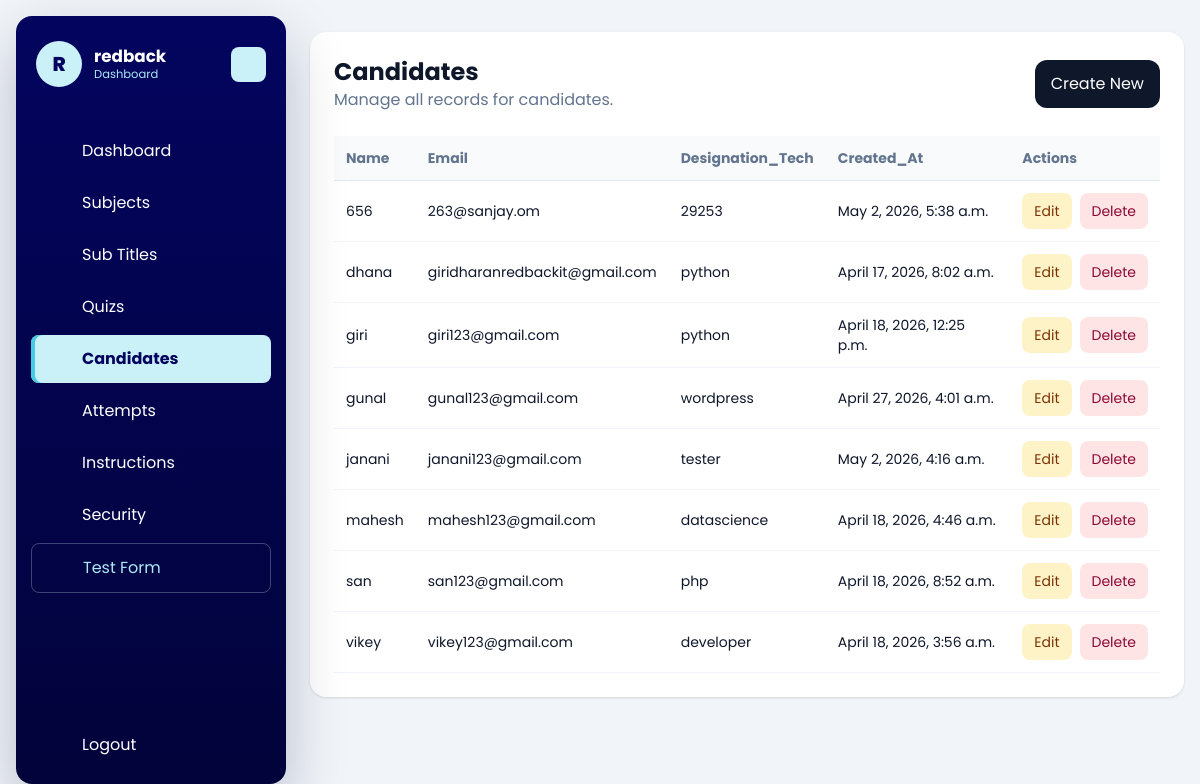
The page /dashboard/candidates/ (signed in) on the database as committed earlier.
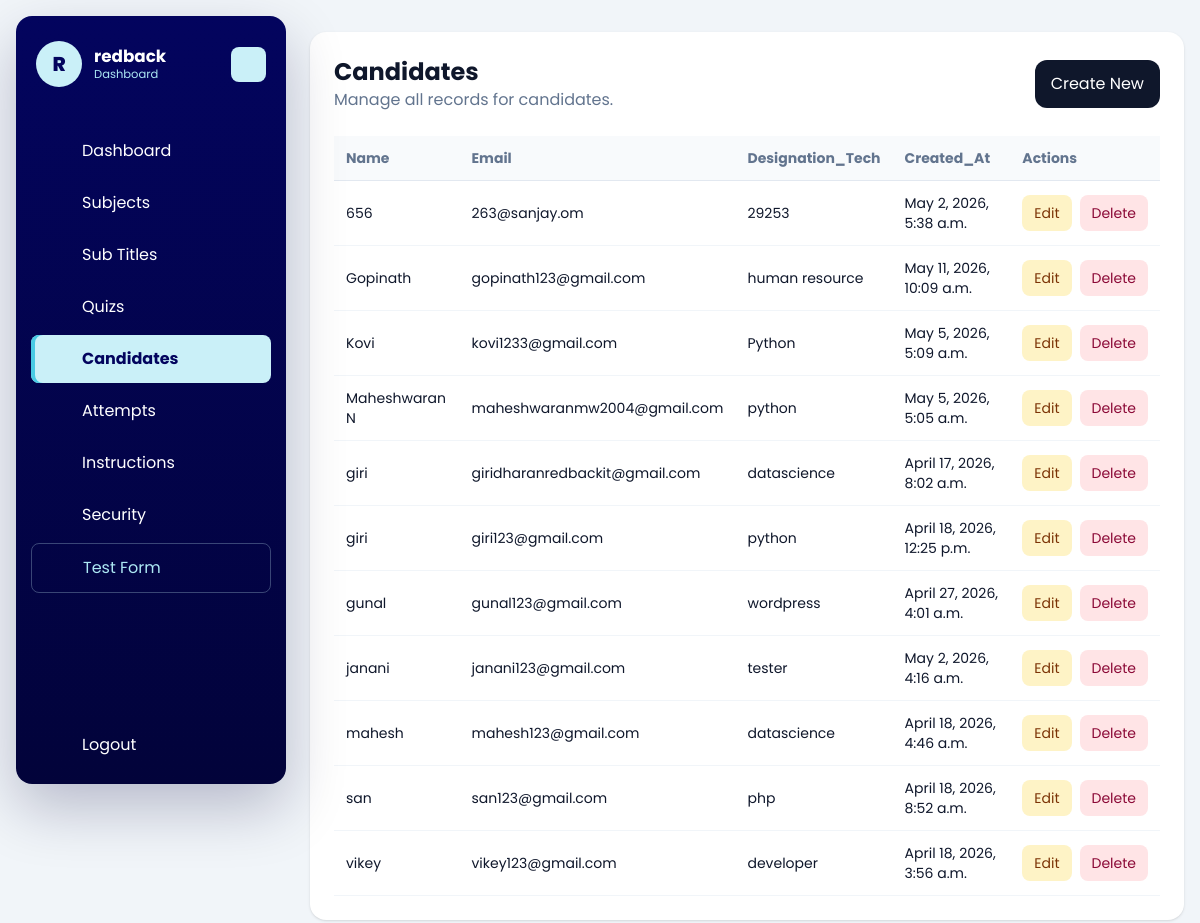
The same page on the database as committed later.
### dashboard/models.py (models this page shows, shortened)
class Company(models.Model):
    name = models.CharField(max_length=150)
    image = models.ImageField(upload_to='company/', blank=True, null=True)
    email = models.EmailField(unique=True)
    password = models.CharField(max_length=128)
    is_active = models.BooleanField(default=True)
    test_instructions = models.TextField(
        default=DEFAULT_TEST_INSTRUCTIONS,
        blank=True,
        help_text='Instructions shown to candidates in the online test instructions drawer.',
    )
    allow_full_screen_lock = models.BooleanField(default=False)
    allow_pause_lock = models.BooleanField(default=False)
    allow_tab_switch_guard = models.BooleanField(default=False)
    allow_copy_paste_block = models.BooleanField(default=False)
    allow_right_click_disable = models.BooleanField(default=False)
    full_screen_lock = models.BooleanField(default=False)
    pause_lock = models.BooleanField(default=False)
    tab_switch_guard_enabled = models.BooleanField(default=False)
    copy_paste_block_enabled = models.BooleanField(default=False)
    right_click_disable_enabled = models.BooleanField(default=False)
    max_violation_warnings = models.PositiveIntegerField(default=3)
    exam_control_password = models.CharField(max_length=128, blank=True)
    created_at = models.DateTimeField(auto_now_add=True)
    updated_at = models.DateTimeField(auto_now=True)
    class Meta:
        ordering = ['name']
        verbose_name_plural = 'Companies'

### quiz/models.py (models this page shows, shortened)
class Candidate(models.Model):
    name = models.CharField(max_length=150)
    email = models.EmailField()
    designation_tech = models.CharField(max_length=150)
    created_at = models.DateTimeField(auto_now_add=True)
    class Meta:
        ordering = ['name']

### dashboard/views.py (the view)
# urls.py: path('candidates/', views.candidate_list, name='candidate_list'),
@company_login_required
def candidate_list(request):
    queryset = Candidate.objects.all()
    return render_crud_list(
        request,
        queryset=queryset,
        title='Candidates',
        create_url='dashboard:candidate_create',
        edit_url_name='dashboard:candidate_update',
        delete_url_name='dashboard:candidate_delete',
        fields=['name', 'email', 'designation_tech', 'created_at'],
    )

### dashboard/templatetags/dashboard_extras.py (called while the page is built)
@register.filter
def getattribute(obj, attr_name):
    return getattr(obj, attr_name)

### dashboard/views.py (called while the page is built)
def get_logged_in_company(request):
    company_id = request.session.get('company_id')
    if not company_id:
        return None
    return Company.objects.filter(id=company_id, is_active=True).first()

def company_login_required(view_func):
    @wraps(view_func)
    def wrapper(request, *args, **kwargs):
        company = get_logged_in_company(request)
        if not company:
            return redirect(f"{reverse('dashboard:login')}?next={request.path}")
        request.company = company
        return view_func(request, *args, **kwargs)
    return wrapper

def render_crud_list(request, *, queryset, title, create_url, edit_url_name, delete_url_name, fields):
    context = {
        'title': title,
        'objects': queryset,
        'create_url': create_url,
        'edit_url_name': edit_url_name,
        'delete_url_name': delete_url_name,
        'fields': fields,
    }
    return render(request, 'dashboard/crud_list.html', context)

### templates/dashboard/crud_list.html (shortened to what this page needs)
{% extends "base.html" %}
{% load dashboard_extras %}
{% block content %}
{% include 'dashboard/header.html' %}
<section class="rounded-2xl bg-white p-6 shadow-sm">
    <div class="mb-6 flex flex-col gap-3 sm:flex-row sm:items-center sm:justify-between">
        <div>
            <h1 class="text-2xl font-bold">{{ title }}</h1>
            <p class="text-slate-500">Manage all records for {{ title|lower }}.</p>
        </div>
        <a href="{% url create_url %}" class="rounded-xl bg-slate-900 px-4 py-3 text-white">Create New</a>
    </div>
    <div class="overflow-x-auto">
        <table class="min-w-full text-left text-sm">
            <thead class="border-b border-slate-200 bg-slate-50 text-slate-500">
                <tr>
                    {% for field in fields %}
                        <th class="px-3 py-3">{{ field|title }}</th>
                    {% endfor %}
                    <th class="px-3 py-3">Actions</th>
                </tr>
            </thead>
            <tbody>
                {% for object in objects %}
                    <tr class="border-b border-slate-100">
                        {% for field in fields %}
                            <td class="px-3 py-3">{{ object|getattribute:field }}</td>
                        {% endfor %}
                        <td class="px-3 py-3">
                            <div class="flex gap-2">
                                <a href="{% url edit_url_name object.pk %}" class="rounded-lg bg-amber-100 px-3 py-2 text-amber-900">Edit</a>
                                <a href="{% url delete_url_name object.pk %}" class="rounded-lg bg-rose-100 px-3 py-2 text-rose-900">Delete</a>
                            </div>
                        </td>
                    </tr>
                {% empty %}
                    <tr>
                        <td colspan="{{ fields|length|add:1 }}" class="px-3 py-8 text-center text-slate-500">
                            No records found.
                        </td>
                    </tr>
                {% endfor %}
            </tbody>
        </table>
    </div>
</section>
{% endblock %}

### templates/base.html (shortened to what this page needs)
{% load static %}
<!DOCTYPE html>
<html lang="en">
<head>
    <link rel="stylesheet" href="{% static 'css/tailwind-build.css' %}">
</head>
<body class="min-h-screen bg-slate-100 text-slate-900" style="font-family: 'Poppins', sans-serif;">
    <div class="min-h-screen">
        <main class="mx-auto max-w-7xl px-4 py-8">
            {% block content %}{% endblock %}
        </main>
    </div>
</body>
</html>

### templates/dashboard/header.html (shortened to what this page needs)
<aside class="dashboard-sidebar" data-dashboard-sidebar>
    <header class="dashboard-sidebar-header">
        <a href="/" class="dashboard-brand">
            <span class="dashboard-brand-mark">{{ request.company.name|default:"Company"|slice:":1"|upper }}</span>
            <span class="dashboard-brand-text">
                <strong>{{ request.company.name|default:"Company" }}</strong>
                <span>Dashboard</span>
            </span>
        </a>
        <button class="dashboard-toggler dashboard-sidebar-toggler" type="button" aria-label="Toggle sidebar">
        </button>
    </header>
    <nav class="dashboard-sidebar-nav" aria-label="Dashboard navigation">
        <ul class="dashboard-nav-list dashboard-primary-nav">
            {% if request.session.company_id %}
                <li class="dashboard-nav-item">
                    <a href="/dashboard/" class="dashboard-nav-link" data-dashboard-nav-link data-nav-exact>
                        <span class="dashboard-nav-label">Dashboard</span>
                    </a>
                </li>
                <li class="dashboard-nav-item">
                    <a href="/dashboard/subjects/" class="dashboard-nav-link" data-dashboard-nav-link>
                        <span class="dashboard-nav-label">Subjects</span>
                    </a>
                </li>
                <li class="dashboard-nav-item">
                    <a href="/dashboard/subtitles/" class="dashboard-nav-link" data-dashboard-nav-link>
                        <span class="dashboard-nav-label">Sub Titles</span>
                    </a>
                </li>
                <li class="dashboard-nav-item">
                    <a href="/dashboard/quizzes/" class="dashboard-nav-link" data-dashboard-nav-link>
                        <span class="dashboard-nav-label">Quizs</span>
                    </a>
                </li>
                <li class="dashboard-nav-item">
                    <a href="/dashboard/candidates/" class="dashboard-nav-link" data-dashboard-nav-link>
                        <span class="dashboard-nav-label">Candidates</span>
                    </a>
                </li>
                <li class="dashboard-nav-item">
                    <a href="/dashboard/attempts/" class="dashboard-nav-link" data-dashboard-nav-link>
                        <span class="dashboard-nav-label">Attempts</span>
                    </a>
                </li>
                <li class="dashboard-nav-item">
                    <a href="/dashboard/settings/instructions/" class="dashboard-nav-link" data-dashboard-nav-link>
                        <span class="dashboard-nav-label">Instructions</span>
                    </a>
                </li>
                <li class="dashboard-nav-item">
                    <a href="/dashboard/settings/security/" class="dashboard-nav-link" data-dashboard-nav-link>
                        <span class="dashboard-nav-label">Security</span>
                    </a>
                </li>
                <li class="dashboard-nav-item">
                    <a href="/quiz/start/" class="dashboard-nav-link is-accent" data-dashboard-nav-link>
                        <span class="dashboard-nav-label">Test Form</span>
                    </a>
                </li>
            {% endif %}
        </ul>
        {% if request.session.company_id %}
            <ul class="dashboard-nav-list dashboard-secondary-nav">
                <li class="dashboard-nav-item">
                    <a href="/dashboard/logout/" class="dashboard-nav-link is-danger">
                        <span class="dashboard-nav-label">Logout</span>
                    </a>
                </li>
            </ul>
        {% endif %}
    </nav>
</aside>

### templates/dashboard/header.html (style rules this page uses)
:root { --c0: #caf0f8; --c1: #ade8f4; --c2: #90e0ef; --c3: #48cae4; --c4: #00b4d8; --c5: #0096c7; --c6: #0077b6; --c7: #023e8a; --c8: #03045e; --c9: #02033a; }
.dashboard-sidebar { position: fixed; top: 0; left: 0; z-index: 50; width: 270px; height: calc(100vh - 32px); margin: 16px; border-radius: 16px; background: linear-gradient(180deg, var(--c8), var(--c9)); box-shadow: 0 24px 60px rgba(2, 3, 58, .24); transition: width .4s ease, height .4s ease; }
.dashboard-sidebar-header { position: relative; display: flex; align-items: center; justify-content: space-between; gap: 12px; padding: 25px 20px; }
.dashboard-brand { display: flex; min-width: 0; align-items: center; gap: 12px; color: #fff; text-decoration: none; }
.dashboard-brand-mark { display: grid; width: 46px; height: 46px; flex: 0 0 auto; place-items: center; border-radius: 50%; background: var(--c0); color: var(--c8); font-size: 1.25rem; font-weight: 800; }
.dashboard-brand-text { overflow: hidden; white-space: nowrap; transition: opacity .3s ease; }
.dashboard-brand-text strong { display: block; font-size: 1.05rem; line-height: 1.2; }
.dashboard-brand-text span { display: block; margin-top: 2px; color: var(--c1); font-size: .72rem; line-height: 1.2; }
.dashboard-toggler { display: flex; width: 35px; height: 35px; flex: 0 0 auto; cursor: pointer; align-items: center; justify-content: center; border: 0; border-radius: 8px; background: var(--c0); color: var(--c8); transition: transform .4s ease, background .4s ease; }
.dashboard-sidebar-toggler { position: absolute; right: 20px; }
.dashboard-nav-list { display: flex; flex-direction: column; gap: 4px; margin: 0; padding: 0 15px; list-style: none; transform: translateY(15px); transition: transform .4s ease; }
.dashboard-nav-link { display: flex; align-items: center; gap: 12px; overflow: hidden; border-radius: 8px; padding: 12px 15px; color: #fff; text-decoration: none; white-space: nowrap; transition: background .4s ease, color .4s ease, border-radius .4s ease; }
.dashboard-nav-link:hover, .dashboard-nav-link.is-active { background: var(--c0); color: var(--c8); }
.dashboard-nav-link.is-active { box-shadow: inset 4px 0 0 var(--c3); font-weight: 700; }
.dashboard-nav-link.is-accent { border: 1px solid rgba(202, 240, 248, .28); color: var(--c1); }
.dashboard-nav-label { transition: opacity .3s ease; }
.dashboard-nav-item { position: relative; }
.dashboard-secondary-nav { position: absolute; bottom: 30px; width: 100%; }
body.dashboard-layout main { max-width: none; padding-left: 310px; transition: padding-left .4s ease, padding-top .4s ease; }

Rows that differ between the two databases and show on the page:
added Candidate: fields "Gopinath" "gopinath123@gmail.com" "human resource" "May 11, 2026, 10:09 a.m."
added Candidate: fields "Kovi" "kovi1233@gmail.com" "Python" "May 5, 2026, 5:09 a.m."
added Candidate: fields "Maheshwaran N" "maheshwaranmw2004@gmail.com" "python" "May 5, 2026, 5:05 a.m."
Other text that changed with them:
new list line: "giri"
new list line: "datascience"
list line gone: "dhana"
list line gone: "python"
